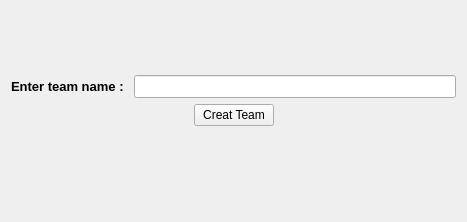
<?xml version="1.0" encoding="UTF-8"?>
<ui version="4.0">
 <class>NEWTeam</class>
 <widget class="QWidget" name="NEWTeam">
  <property name="geometry">
   <rect>
    <x>0</x>
    <y>0</y>
    <width>467</width>
    <height>222</height>
   </rect>
  </property>
  <property name="windowTitle">
   <string>NEW Team</string>
  </property>
  <layout class="QGridLayout" name="gridLayout">
   <item row="0" column="0">
    <spacer name="verticalSpacer">
     <property name="orientation">
      <enum>Qt::Vertical</enum>
     </property>
     <property name="sizeHint" stdset="0">
      <size>
       <width>20</width>
       <height>40</height>
      </size>
     </property>
    </spacer>
   </item>
   <item row="1" column="0">
    <layout class="QVBoxLayout" name="verticalLayout">
     <item>
      <layout class="QHBoxLayout" name="horizontalLayout">
       <item>
        <widget class="QLabel" name="label">
         <property name="font">
          <font>
           <family>Arial</family>
           <pointsize>10</pointsize>
           <weight>75</weight>
           <bold>true</bold>
          </font>
         </property>
         <property name="text">
          <string>Enter team name : </string>
         </property>
        </widget>
       </item>
       <item>
        <widget class="QLineEdit" name="lineEdit">
         <property name="font">
          <font>
           <family>Arial</family>
           <pointsize>10</pointsize>
          </font>
         </property>
        </widget>
       </item>
      </layout>
     </item>
     <item>
      <layout class="QHBoxLayout" name="horizontalLayout_2">
       <item>
        <spacer name="horizontalSpacer">
         <property name="orientation">
          <enum>Qt::Horizontal</enum>
         </property>
         <property name="sizeHint" stdset="0">
          <size>
           <width>40</width>
           <height>20</height>
          </size>
         </property>
        </spacer>
       </item>
       <item>
        <widget class="QPushButton" name="pushButton">
         <property name="text">
          <string>Creat Team</string>
         </property>
        </widget>
       </item>
       <item>
        <spacer name="horizontalSpacer_2">
         <property name="orientation">
          <enum>Qt::Horizontal</enum>
         </property>
         <property name="sizeHint" stdset="0">
          <size>
           <width>40</width>
           <height>20</height>
          </size>
         </property>
        </spacer>
       </item>
      </layout>
     </item>
     <item>
      <widget class="QLabel" name="note">
       <property name="font">
        <font>
         <pointsize>10</pointsize>
        </font>
       </property>
       <property name="text">
        <string/>
       </property>
      </widget>
     </item>
    </layout>
   </item>
   <item row="2" column="0">
    <spacer name="verticalSpacer_2">
     <property name="orientation">
      <enum>Qt::Vertical</enum>
     </property>
     <property name="sizeHint" stdset="0">
      <size>
       <width>20</width>
       <height>40</height>
      </size>
     </property>
    </spacer>
   </item>
  </layout>
 </widget>
 <resources/>
 <connections/>
</ui>
